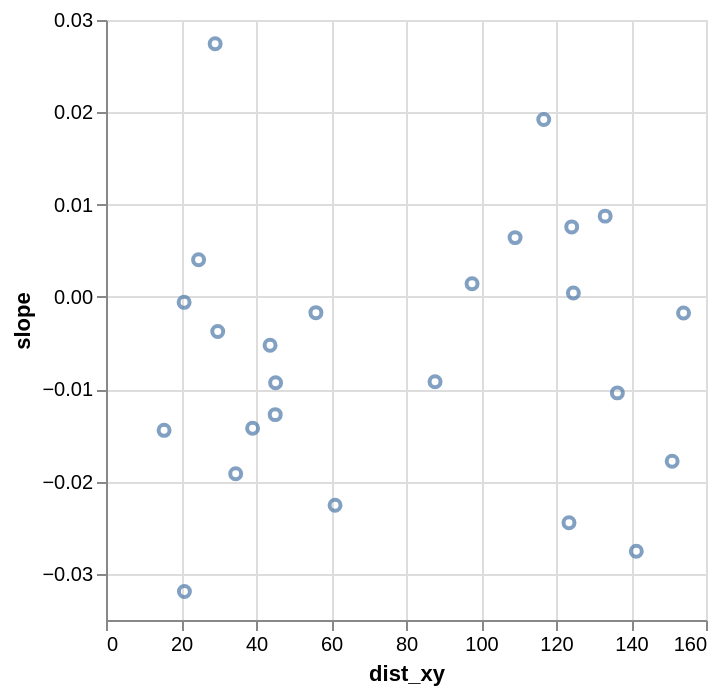

Write notebook code for a chart like this one.
### Code cell
x = np.array(list(plot_data.keys()))[:, 0]
y = np.array(list(plot_data.keys()))[:, 1]
slope_plot = pd.DataFrame({'slope':slopes, 'dist_xy': dist, 'x': x, 'y':y})
alt.Chart(slope_plot).mark_point().encode(
    x = alt.X('dist_xy'),
    y = alt.Y('slope'),
    tooltip = ['x', 'y']
)

### Figure 1 — Vega-Lite specification as saved in the notebook (floating-point values rounded to 4 significant figures)
{"config": {"view": {"continuousWidth": 300, "continuousHeight": 300}}, "data": {"name": "data-4841e6ece6d69ce9ac035651b7a3cc4e"}, "mark": {"type": "point"}, "encoding": {"tooltip": [{"field": "x", "type": "quantitative"}, {"field": "y", "type": "quantitative"}], "x": {"field": "dist_xy", "type": "quantitative"}, "y": {"field": "slope", "type": "quantitative"}}, "$schema": "https://vega.github.io/schema/vega-lite/v5.20.1.json", "datasets": {"data-4841e6ece6d69ce9ac035651b7a3cc4e": [{"slope": -0.0178, "dist_xy": 151.0, "x": 21, "y": 53}, {"slope": -0.03192, "dist_xy": 20.91, "x": 41, "y": 53}, {"slope": -0.01275, "dist_xy": 45.13, "x": 8, "y": 9}, {"slope": -0.01445, "dist_xy": 15.49, "x": 4, "y": 34}, {"slope": -0.000588, "dist_xy": 20.84, "x": 3, "y": 12}, {"slope": -0.02446, "dist_xy": 123.5, "x": 9, "y": 35}, {"slope": -0.0104, "dist_xy": 136.4, "x": 8, "y": 35}, {"slope": -0.003746, "dist_xy": 29.8, "x": 2, "y": 7}, {"slope": -0.02256, "dist_xy": 61.08, "x": 17, "y": 22}, {"slope": -0.02756, "dist_xy": 141.4, "x": 5, "y": 35}, {"slope": -0.005232, "dist_xy": 43.75, "x": 5, "y": 9}, {"slope": -0.01423, "dist_xy": 39.09, "x": 17, "y": 33}, {"slope": -0.009295, "dist_xy": 45.23, "x": 12, "y": 16}, {"slope": -0.01915, "dist_xy": 34.58, "x": 3, "y": 16}, {"slope": 0.0004246, "dist_xy": 124.6, "x": 1, "y": 47}, {"slope": -0.009188, "dist_xy": 87.75, "x": 22, "y": 33}, {"slope": -0.001705, "dist_xy": 55.98, "x": 10, "y": 12}, {"slope": 0.006426, "dist_xy": 109.1, "x": 8, "y": 43}, {"slope": 0.004031, "dist_xy": 24.69, "x": 21, "y": 35}, {"slope": 0.008753, "dist_xy": 133.1, "x": 8, "y": 21}, {"slope": -0.00174, "dist_xy": 154.0, "x": 21, "y": 41}, {"slope": 0.02743, "dist_xy": 29.11, "x": 6, "y": 23}, {"slope": 0.007586, "dist_xy": 124.2, "x": 13, "y": 32}, {"slope": 0.01921, "dist_xy": 116.7, "x": 13, "y": 39}, {"slope": 0.001421, "dist_xy": 97.61, "x": 21, "y": 28}]}}
